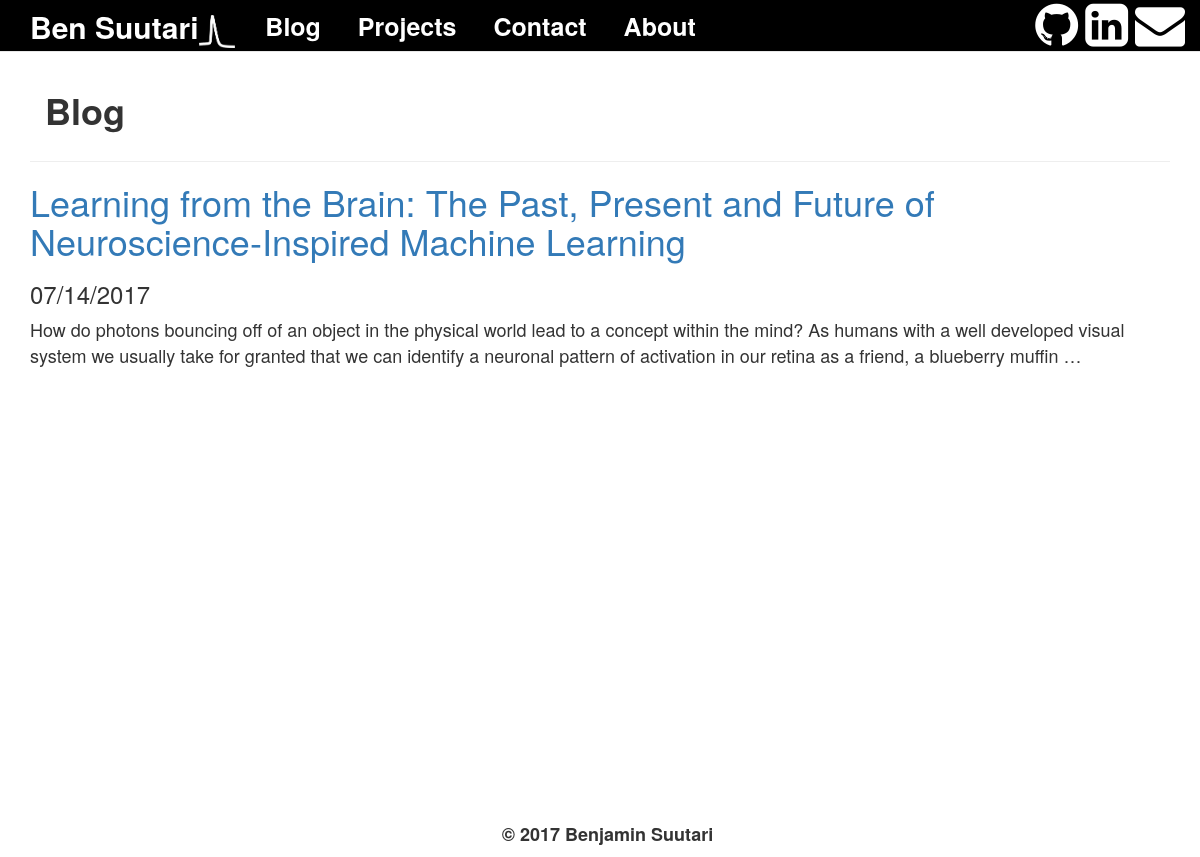
The page / on the database its author committed.
### blog/models.py (models this page shows, shortened)
class Post(models.Model):
	title=models.CharField(max_length=140)
	slug = models.SlugField(unique=True)
	body=models.TextField()
	date=models.DateTimeField()

### blog/templates/blog/blog.html
{% extends "personal/header.html" %}
{% block content %}
<div class="container">
	<div class="col-md-20">
		<br>
		  <left>
		  	<h1><b>Blog</b></h1>
		  </left>
	</div>
</div><hr>
	{% for post in object_list %}
		<h1><a href="/blog/{{post.id}}">  {{ post.title }}</a><h1>		<h3>{{ post.date|date:"m/d/Y" }}</h3>
		<p>{{ post.body|truncatewords:50 }}</p>
	{% endfor %}
{% endblock %}

### personal/templates/personal/header.html (style rules this page uses)
html, body { overflow-y: visible; padding-top: 5px; height:100% }
p { font-size: 18px; }

### rows shown on the page
Post: title "Learning from the Brain: The Past, Present and Future of Neuroscience-Inspired Machine Learning", date "07/14/2017", body "How do photons bouncing off of an object in the physical world lead to a concept within the mind? As humans with a well developed visual system we usually take for granted that we can identify a neuronal pattern of activation in our retina as a friend, a blueberry muffin …"
